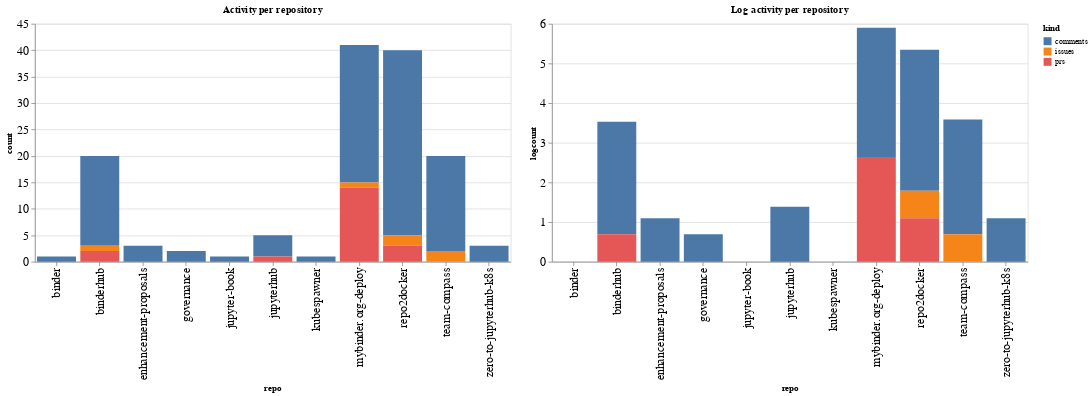

The code cell stored with this chart in its notebook:
### Code cell
ch1 = alt.Chart(repo_summaries, width=600, title="Activity per repository").mark_bar().encode(
    x='repo',
    y='count',
    color='kind',
    tooltip="kind"
)

ch2 = alt.Chart(repo_summaries, width=600, title="Log activity per repository").mark_bar().encode(
    x='repo',
    y='logcount',
    color='kind',
    tooltip="kind"
)

ch1 | ch2

### Figure 1 — Vega-Lite specification as saved in the notebook (floating-point values rounded to 4 significant figures)
{"config": {"axisLeft": {"labelFontSize": 15}, "axisBottom": {"labelFontSize": 15}}, "hconcat": [{"mark": "bar", "encoding": {"color": {"type": "nominal", "field": "kind"}, "tooltip": {"type": "nominal", "field": "kind"}, "x": {"type": "nominal", "field": "repo"}, "y": {"type": "quantitative", "field": "count"}}, "title": "Activity per repository", "width": 600}, {"mark": "bar", "encoding": {"color": {"type": "nominal", "field": "kind"}, "tooltip": {"type": "nominal", "field": "kind"}, "x": {"type": "nominal", "field": "repo"}, "y": {"type": "quantitative", "field": "logcount"}}, "title": "Log activity per repository", "width": 600}], "data": {"name": "data-10e1bd421d9672d3369a4fea1f9c0ad6"}, "$schema": "https://vega.github.io/schema/vega-lite/v4.8.1.json", "datasets": {"data-10e1bd421d9672d3369a4fea1f9c0ad6": [{"repo": "binder", "kind": "comments", "count": 1, "logcount": 0.0}, {"repo": "binderhub", "kind": "comments", "count": 17, "logcount": 2.833}, {"repo": "binderhub", "kind": "issues", "count": 1, "logcount": 0.0}, {"repo": "binderhub", "kind": "prs", "count": 2, "logcount": 0.6931}, {"repo": "enhancement-proposals", "kind": "comments", "count": 3, "logcount": 1.099}, {"repo": "governance", "kind": "comments", "count": 2, "logcount": 0.6931}, {"repo": "jupyter-book", "kind": "comments", "count": 1, "logcount": 0.0}, {"repo": "jupyterhub", "kind": "comments", "count": 4, "logcount": 1.386}, {"repo": "jupyterhub", "kind": "prs", "count": 1, "logcount": 0.0}, {"repo": "kubespawner", "kind": "comments", "count": 1, "logcount": 0.0}, {"repo": "mybinder.org-deploy", "kind": "comments", "count": 26, "logcount": 3.258}, {"repo": "mybinder.org-deploy", "kind": "issues", "count": 1, "logcount": 0.0}, {"repo": "mybinder.org-deploy", "kind": "prs", "count": 14, "logcount": 2.639}, {"repo": "repo2docker", "kind": "comments", "count": 35, "logcount": 3.555}, {"repo": "repo2docker", "kind": "issues", "count": 2, "logcount": 0.6931}, {"repo": "repo2docker", "kind": "prs", "count": 3, "logcount": 1.099}, {"repo": "team-compass", "kind": "comments", "count": 18, "logcount": 2.89}, {"repo": "team-compass", "kind": "issues", "count": 2, "logcount": 0.6931}, {"repo": "zero-to-jupyterhub-k8s", "kind": "comments", "count": 3, "logcount": 1.099}]}}
